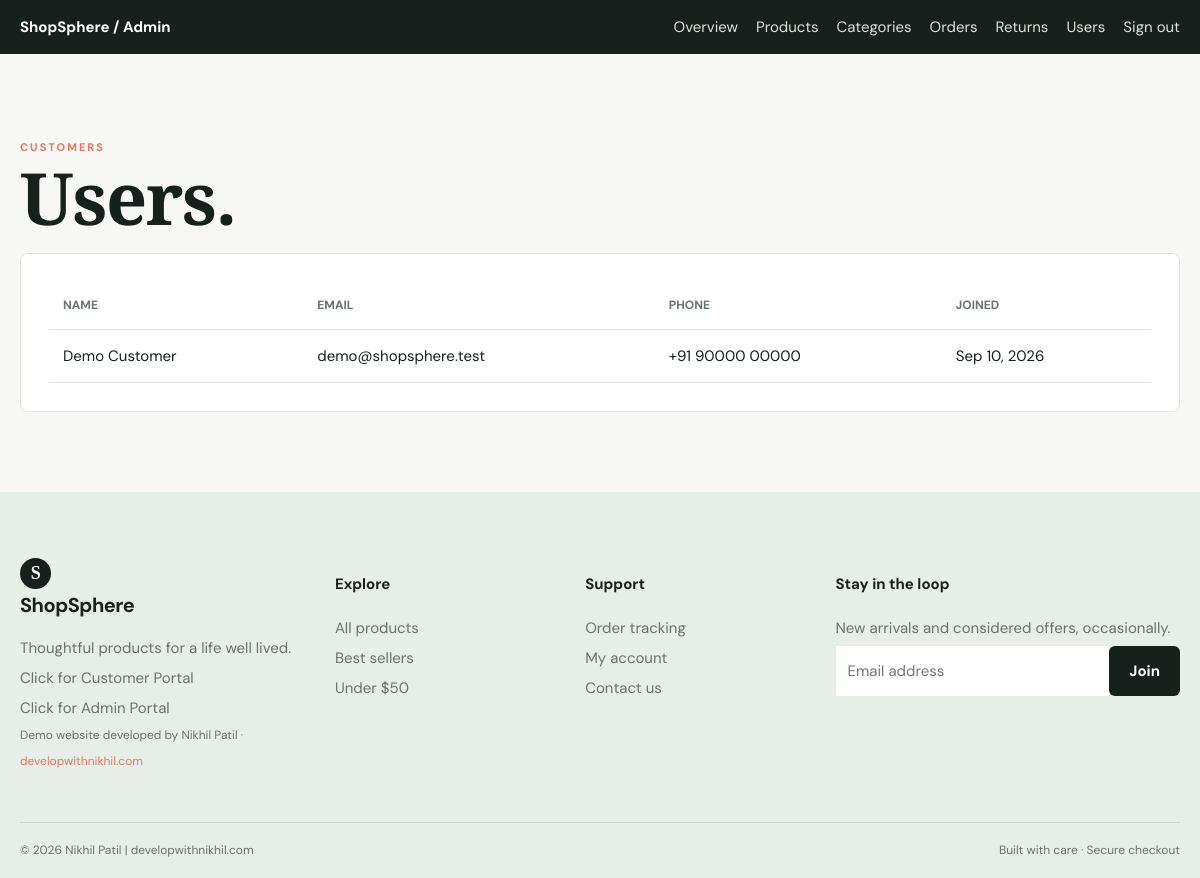
Page /admin/users.php (signed in) on the committed database.
### tables this page shows
CREATE TABLE users (id INT UNSIGNED AUTO_INCREMENT PRIMARY KEY, name VARCHAR(120) NOT NULL, email VARCHAR(190) NOT NULL UNIQUE, phone VARCHAR(30), full_name VARCHAR(120) NULL, address VARCHAR(255) NULL, city VARCHAR(80) NULL, state VARCHAR(80) NULL, postal_code VARCHAR(20) NULL, country VARCHAR(80) NULL, profile_image VARCHAR(500) NULL, profile_image_data MEDIUMBLOB NULL, profile_image_mime VARCHAR(50) NULL, password_hash VARCHAR(255) NOT NULL, created_at TIMESTAMP DEFAULT CURRENT_TIMESTAMP, updated_at TIMESTAMP DEFAULT CURRENT_TIMESTAMP ON UPDATE CURRENT_TIMESTAMP, INDEX(email));

### config/database.php (called while the page is built, shortened)
<?php
function db(): PDO
{
    static $connection;
    if (!$connection) {
        $connection = new PDO(
            'mysql:host=' . DB_HOST . ';dbname=' . DB_NAME . ';charset=utf8mb4',
            DB_USER,
            DB_PASS,
            [
                PDO::ATTR_ERRMODE => PDO::ERRMODE_EXCEPTION,
                PDO::ATTR_DEFAULT_FETCH_MODE => PDO::FETCH_ASSOC,
                PDO::ATTR_EMULATE_PREPARES => false,
            ]
        );
    }
    return $connection;
}

### includes/functions.php (called while the page is built, shortened)
<?php
require_once __DIR__ . '/../config/database.php';
function e(?string $value): string
{
    return htmlspecialchars($value ?? '', ENT_QUOTES, 'UTF-8');
}

### admin/users.php (the view, shortened to what this page needs)
<?php require '../includes/functions.php';
$users = db()->query('SELECT id,name,email,phone,created_at FROM users ORDER BY created_at DESC')->fetchAll();
require '../includes/header.php'; ?><div class="admin-nav">
    <div class="container"><strong>ShopSphere / Admin</strong>
        <nav><a href="index.php">Overview</a><a href="products.php">Products</a><a href="categories.php">Categories</a><a href="orders.php">Orders</a><a href="returns.php">Returns</a><a href="users.php">Users</a><a href="logout.php">Sign out</a></nav>
    </div>
</div>
<section class="section">
    <div class="container"><span class="eyebrow">Customers</span>
        <h1>Users.</h1>
        <div class="form-panel responsive-table">
            <table class="data-table">
                <thead>
                    <tr>
                        <th>Name</th>
                        <th>Email</th>
                        <th>Phone</th>
                        <th>Joined</th>
                    </tr>
                </thead>
                <tbody><?php foreach ($users as $user): ?><tr>
                            <td><?= e($user['name']) ?></td>
                            <td><?= e($user['email']) ?></td>
                            <td><?= e($user['phone']) ?></td>
                            <td><?= date('M j, Y', strtotime($user['created_at'])) ?></td>
                        </tr><?php endforeach; ?></tbody>
            </table>
        </div>
    </div>
</section><?php require '../includes/footer.php'; ?>

### assets/css/style.css (style rules this page uses)
:root { --ink: #17201d; --muted: #68736d; --paper: #f7f8f5; --white: #fff; --line: #dfe5df; --sage: #dce8df; --green: #35604a; --coral: #e8755f; --gold: #d5a952; --shadow: 0 18px 50px rgba(23, 32, 29, 0.09); }
* { box-sizing: border-box; }
html { scroll-behavior: smooth; }
body { margin: 0; background: var(--paper); color: var(--ink); font: 15px "DM Sans", sans-serif; line-height: 1.6; }
a { color: inherit; text-decoration: none; }
.container { width: min(1160px, calc(100% - 40px)); margin: auto; }
.eyebrow { text-transform: uppercase; letter-spacing: 2px; font-size: 11px; font-weight: 700; color: var(--coral); }
h1, h2, h3 { line-height: 1.1; margin: 0 0 16px; letter-spacing: -1.4px; }
h1, h2 { font-family: "Playfair Display", Georgia, serif; }
h1 { font-size: clamp(45px, 6vw, 76px); max-width: 650px; }
.section { padding: 80px 0; }
.form-panel, .summary, .table-wrap { background: white; border: 1px solid var(--line); border-radius: 8px; padding: 28px; }
.admin-nav { background: var(--ink); color: #fff; padding: 15px 0; }
.admin-nav .container { display: flex; justify-content: space-between; align-items: center; }
.admin-nav a { margin-left: 18px; color: #d8e3da; }
.responsive-table { overflow: auto; }
.data-table { width: 100%; border-collapse: collapse; }
.data-table th, .data-table td { text-align: left; padding: 14px; border-bottom: 1px solid var(--line); white-space: nowrap; }
.data-table th { color: var(--muted); font-size: 12px; text-transform: uppercase; }

### rows in the picture
users: name "Demo Customer", email "demo@shopsphere.test", phone "+91 90000 00000", created_at "Sep 10, 2026"
